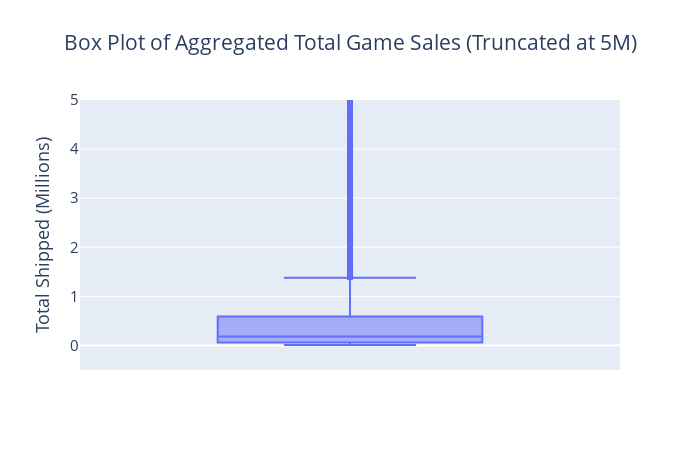

Notebook cell for this chart:
### Code cell
fig = px.box(df3, y="Total_Shipped", title = 'Box Plot of Aggregated Total Game Sales (Truncated at 5M)')
fig.update_layout(autosize = False, title={'x':0.5}, font={'size':15}, yaxis_title = 'Total Shipped (Millions)', xaxis_title = '', yaxis_range=[-0.5,5])
fig.show()

### Figure 1 — Plotly figure (JSON) as saved in the notebook; plotly's stock layout.template omitted (floating-point values rounded to 4 significant figures; data arrays with more than 128 entries replaced by an {"elided": "..."} marker saying what was removed)
{"data": [{"alignmentgroup": "True", "hovertemplate": "Total_Shipped=%{y}<extra></extra>", "legendgroup": "", "marker": {"color": "#636efa"}, "name": "", "notched": false, "offsetgroup": "", "orientation": "v", "showlegend": false, "type": "box", "x0": " ", "xaxis": "x", "y": {"elided": "13612 float values"}, "y0": " ", "yaxis": "y"}], "layout": {"autosize": false, "boxmode": "group", "font": {"size": 15}, "height": 450, "legend": {"tracegroupgap": 0}, "title": {"text": "Box Plot of Aggregated Total Game Sales (Truncated at 5M)", "x": 0.5}, "width": 700, "xaxis": {"anchor": "y", "autorange": true, "domain": [0, 1], "range": [-0.5, 0.5], "title": {"text": ""}, "type": "category"}, "yaxis": {"anchor": "x", "domain": [0, 1], "range": [-0.5, 5], "title": {"text": "Total Shipped (Millions)"}, "type": "linear"}}}
